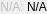
<?xml version="1.0" encoding="UTF-8"?>
<ui version="4.0">
 <class>CPNumberPlugin</class>
 <widget class="QWidget" name="CPNumberPlugin">
  <property name="geometry">
   <rect>
    <x>0</x>
    <y>0</y>
    <width>5</width>
    <height>5</height>
   </rect>
  </property>
  <property name="windowTitle">
   <string>CPNumber</string>
  </property>
  <layout class="QGridLayout" name="gridLayout">
   <property name="margin">
    <number>0</number>
   </property>
   <property name="spacing">
    <number>0</number>
   </property>
   <item row="0" column="0">
    <widget class="QLabel" name="label">
     <property name="enabled">
      <bool>false</bool>
     </property>
     <property name="text">
      <string>N/A: </string>
     </property>
     <property name="alignment">
      <set>Qt::AlignRight|Qt::AlignTrailing|Qt::AlignVCenter</set>
     </property>
    </widget>
   </item>
   <item row="0" column="1">
    <widget class="QLabel" name="value">
     <property name="text">
      <string>N/A</string>
     </property>
    </widget>
   </item>
  </layout>
 </widget>
 <layoutdefault spacing="6" margin="11"/>
 <resources/>
 <connections/>
 <slots>
  <slot>nukeNodelet()</slot>
 </slots>
</ui>
